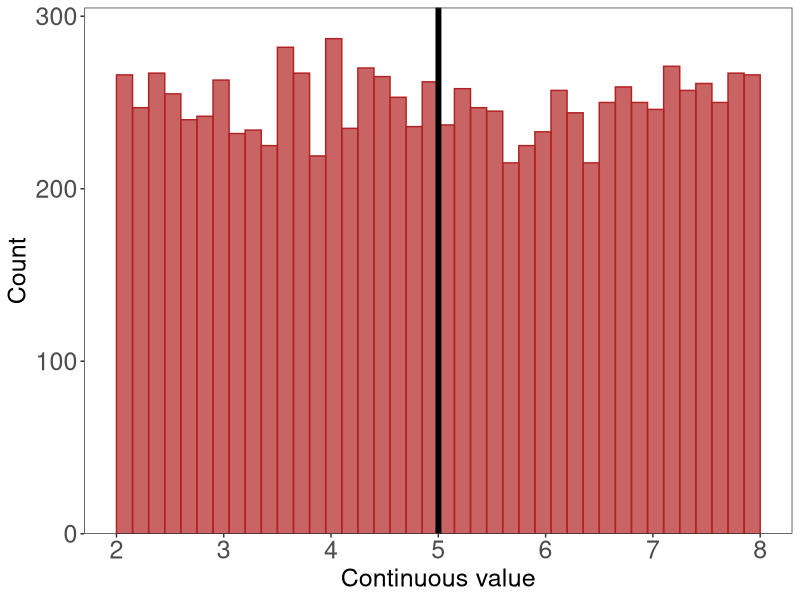

Generate this figure with R:
## ---- chunk 1
#| fig-width: 12
#| fig-height: 8

# read in the tidyverse
library(tidyverse)

# set seed: makes sure the "random" generation comes up with the same combination of numbers every time
set.seed(1)

# generate 10000 numbers from a uniform distribution for the population
uniform <- runif(10000, min = 2, max = 8)

# turn the vector into a data frame
uniformdf <- as.data.frame(uniform)

# make a histogram for the population
ggplot(uniformdf, aes(x = uniform)) +
  geom_histogram(breaks = seq(2, 8, length.out = 41), fill = "firebrick", alpha = 0.7, color = "firebrick") +
  geom_vline(xintercept = mean(uniform), linewidth = 2) +
  scale_x_continuous(breaks = seq(from = 2, to = 8, by = 1)) +
  scale_y_continuous(expand = c(0, 0), limits = c(0, 305)) +
  labs(x = "Continuous value", y = "Count") +
  theme_bw() +
  theme(panel.grid = element_blank(),
        axis.text = element_text(size = 18),
        axis.title = element_text(size = 18))
